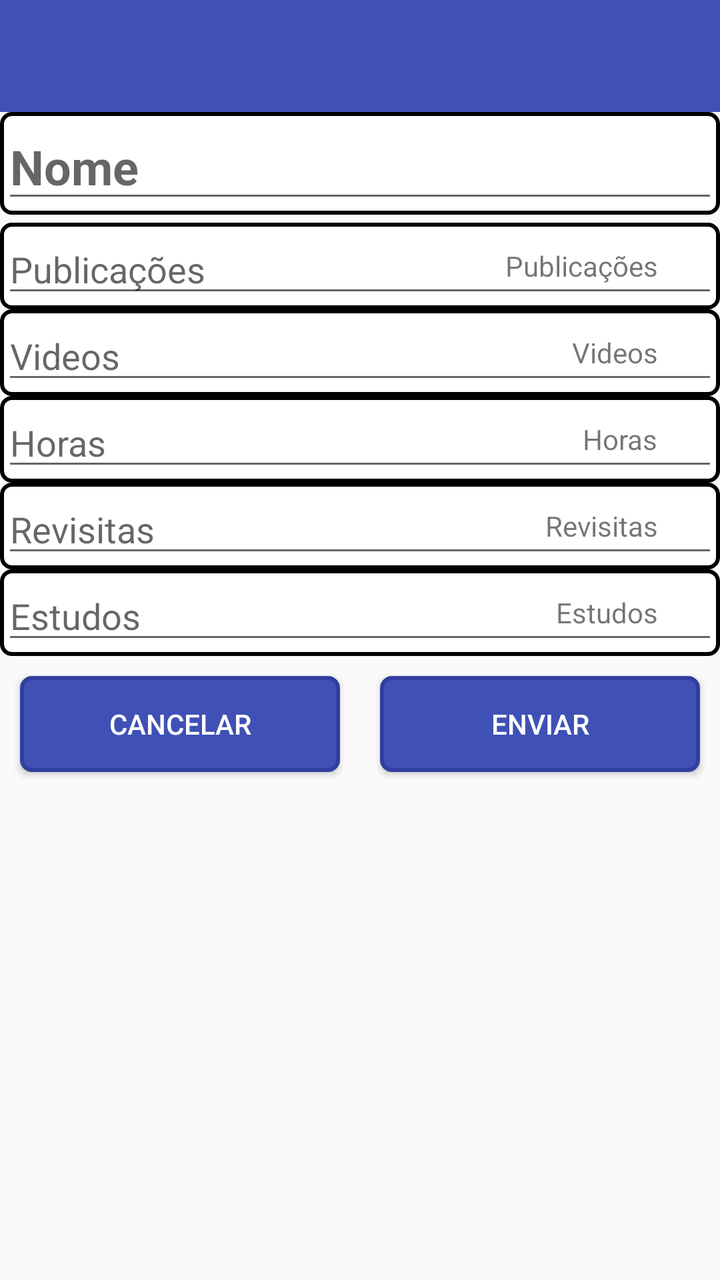
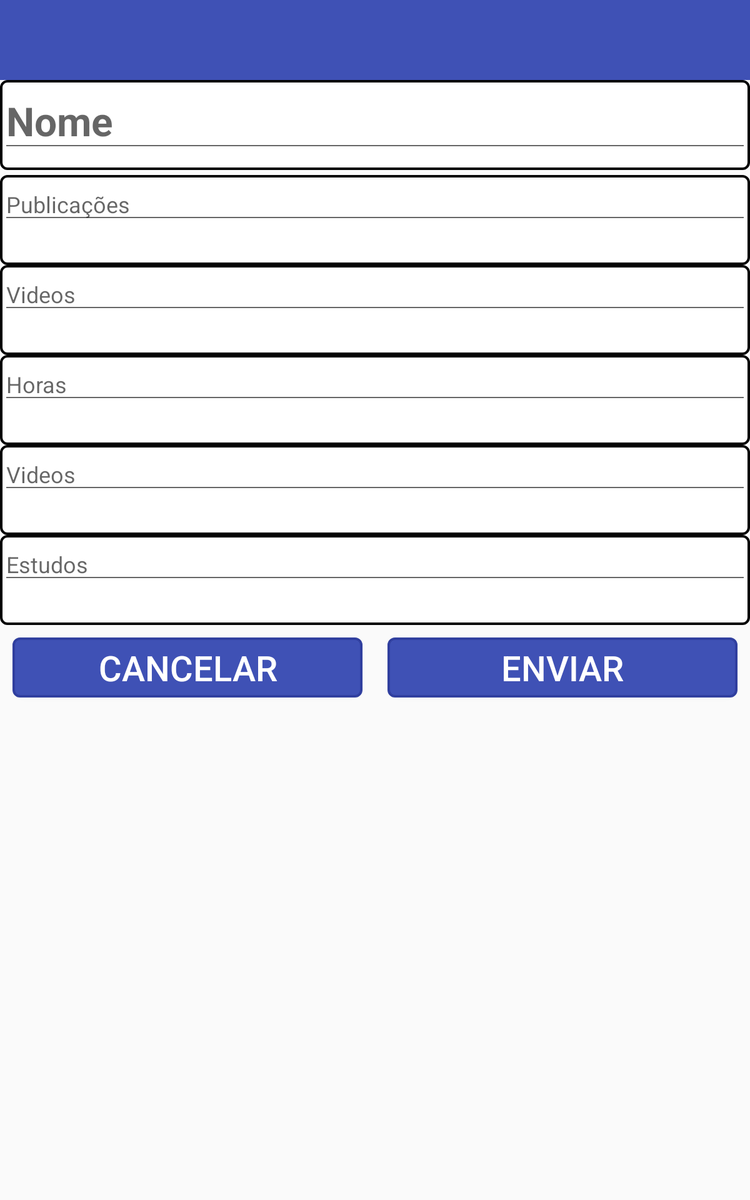

An Android layout and its configuration variant, each rendered on a device that would load it. The default file and the variant file are quoted in full after the pictures.
<!-- AndroidManifest.xml: application theme SplashScreenTheme -->
<!-- res/layout/activity_relatorio.xml -->
<?xml version="1.0" encoding="utf-8"?>
<LinearLayout xmlns:android="http://schemas.android.com/apk/res/android"
    xmlns:tools="http://schemas.android.com/tools"
    android:id="@+id/activity_relatorio"
    android:layout_width="match_parent"
    android:layout_height="match_parent"
    android:orientation="vertical"
    tools:context="br.com.anagnostou.publisher.telas.RelatorioActivity">

    <include
        android:id="@+id/relatorio_toolbar"
        layout="@layout/app_bar" />

    <ScrollView
        android:layout_width="match_parent"
        android:layout_height="wrap_content">

        <LinearLayout
            android:layout_width="match_parent"
            android:layout_height="wrap_content"
            android:orientation="vertical">


            <RelativeLayout
                android:layout_width="match_parent"
                android:layout_height="wrap_content"
                android:layout_margin="@dimen/marginRelatorio"
                android:background="@drawable/rounded_border">

                <AutoCompleteTextView
                    android:id="@+id/etPublicador"
                    android:layout_width="match_parent"
                    android:layout_height="wrap_content"
                    android:completionThreshold="1"
                    android:hint="@string/publicador"
                    android:imeOptions="actionNext"
                    android:inputType="textVisiblePassword"
                    android:textSize="24sp"
                    android:textStyle="bold" />

                <Button
                    android:id="@+id/clearPublicador"
                    android:layout_width="@dimen/clearBig"
                    android:layout_height="@dimen/clearBig"
                    android:layout_alignParentEnd="true"

                    android:layout_alignParentRight="true"
                    android:layout_centerVertical="true"
                    android:background="@drawable/clear_text"
                    android:focusable="false" />
            </RelativeLayout>

            <LinearLayout
                android:layout_width="match_parent"
                android:layout_height="wrap_content"
                android:layout_margin="@dimen/marginRelatorio"
                android:orientation="horizontal">

                <Spinner
                    android:id="@+id/spMes"
                    android:layout_width="0dp"
                    android:layout_height="wrap_content"
                    android:layout_marginEnd="3sp"
                    android:layout_marginRight="3sp"
                    android:layout_weight="1"
                    android:background="@drawable/rounded_border" />

                <Spinner
                    android:id="@+id/spAno"
                    android:layout_width="0dp"
                    android:layout_height="wrap_content"
                    android:layout_marginLeft="3sp"
                    android:layout_marginStart="3sp"
                    android:layout_weight="1"
                    android:background="@drawable/rounded_border" />

            </LinearLayout>

            <Spinner
                android:id="@+id/spModalidade"
                android:layout_width="match_parent"
                android:layout_height="wrap_content"
                android:layout_margin="@dimen/marginRelatorio"
                android:background="@drawable/rounded_border" />

            <RelativeLayout
                android:layout_width="match_parent"
                android:layout_height="wrap_content"
                android:layout_margin="@dimen/marginRelatorio"
                android:background="@drawable/rounded_border">

                <EditText
                    android:id="@+id/etPublicacoes"
                    android:layout_width="match_parent"
                    android:layout_height="wrap_content"
                    android:digits="0123456789"
                    android:hint="@string/publicacoes"
                    android:imeOptions="actionNext"
                    android:inputType="number" />

                <TextView
                    android:layout_width="wrap_content"
                    android:layout_height="match_parent"
                    android:layout_centerVertical="true"
                    android:layout_toLeftOf="@+id/clearPublicacoes"
                    android:layout_toStartOf="@+id/clearPublicacoes"
                    android:text="@string/publicacoes" />

                <Button
                    android:id="@+id/clearPublicacoes"
                    android:layout_width="@dimen/clearBig"
                    android:layout_height="@dimen/clearBig"
                    android:layout_alignParentEnd="true"
                    android:layout_alignParentRight="true"
                    android:layout_centerVertical="true"
                    android:background="@drawable/clear_text"
                    android:focusable="false" />


            </RelativeLayout>

            <RelativeLayout
                android:layout_width="match_parent"
                android:layout_height="wrap_content"
                android:layout_margin="@dimen/marginRelatorio"
                android:background="@drawable/rounded_border">

                <EditText
                    android:id="@+id/etVideos"
                    android:layout_width="match_parent"
                    android:layout_height="wrap_content"
                    android:digits="0123456789"
                    android:hint="@string/videos"
                    android:imeOptions="actionNext"
                    android:inputType="number" />

                <TextView
                    android:layout_width="wrap_content"
                    android:layout_height="match_parent"
                    android:layout_centerVertical="true"
                    android:layout_toLeftOf="@+id/clearVideos"
                    android:layout_toStartOf="@+id/clearVideos"
                    android:text="@string/videos" />

                <Button
                    android:id="@+id/clearVideos"
                    android:layout_width="@dimen/clearBig"
                    android:layout_height="@dimen/clearBig"
                    android:layout_alignParentEnd="true"
                    android:layout_alignParentRight="true"
                    android:layout_centerVertical="true"
                    android:background="@drawable/clear_text"
                    android:focusable="false" />
            </RelativeLayout>

            <RelativeLayout
                android:layout_width="match_parent"
                android:layout_height="wrap_content"
                android:layout_margin="@dimen/marginRelatorio"
                android:background="@drawable/rounded_border">

                <EditText
                    android:id="@+id/etHoras"
                    android:layout_width="match_parent"
                    android:layout_height="wrap_content"
                    android:digits="0123456789"
                    android:hint="@string/horas"
                    android:imeOptions="actionNext"
                    android:inputType="number" />

                <TextView
                    android:layout_width="wrap_content"
                    android:layout_height="match_parent"
                    android:layout_centerVertical="true"
                    android:layout_toLeftOf="@+id/clearHoras"
                    android:layout_toStartOf="@+id/clearHoras"
                    android:text="@string/horas" />


                <Button
                    android:id="@+id/clearHoras"
                    android:layout_width="@dimen/clearBig"
                    android:layout_height="@dimen/clearBig"
                    android:layout_alignParentEnd="true"
                    android:layout_alignParentRight="true"
                    android:layout_centerVertical="true"
                    android:background="@drawable/clear_text"
                    android:focusable="false" />
            </RelativeLayout>

            <RelativeLayout
                android:layout_width="match_parent"
                android:layout_height="wrap_content"
                android:layout_margin="@dimen/marginRelatorio"
                android:background="@drawable/rounded_border">

                <EditText
                    android:id="@+id/etRevisitas"
                    android:layout_width="match_parent"
                    android:layout_height="wrap_content"
                    android:digits="0123456789"
                    android:hint="@string/revisitas"
                    android:imeOptions="actionNext"
                    android:inputType="number" />

                <TextView
                    android:layout_width="wrap_content"
                    android:layout_height="match_parent"
                    android:layout_centerVertical="true"
                    android:layout_toLeftOf="@+id/clearRevisitas"
                    android:layout_toStartOf="@+id/clearRevisitas"
                    android:text="@string/revisitas" />

                <Button
                    android:id="@+id/clearRevisitas"
                    android:layout_width="@dimen/clearBig"
                    android:layout_height="@dimen/clearBig"
                    android:layout_alignParentEnd="true"
                    android:layout_alignParentRight="true"
                    android:layout_centerVertical="true"
                    android:background="@drawable/clear_text"
                    android:focusable="false" />
            </RelativeLayout>

            <RelativeLayout
                android:layout_width="match_parent"
                android:layout_height="wrap_content"
                android:layout_margin="@dimen/marginRelatorio"
                android:background="@drawable/rounded_border">

                <EditText
                    android:id="@+id/etEstudos"
                    android:layout_width="match_parent"
                    android:layout_height="wrap_content"
                    android:digits="0123456789"
                    android:hint="@string/estudos"
                    android:imeOptions="actionNext"
                    android:inputType="number" />

                <TextView
                    android:layout_width="wrap_content"
                    android:layout_height="match_parent"
                    android:layout_centerVertical="true"
                    android:layout_toLeftOf="@+id/clearEstudos"
                    android:layout_toStartOf="@+id/clearEstudos"
                    android:text="@string/estudos" />

                <Button
                    android:id="@+id/clearEstudos"
                    android:layout_width="@dimen/clearBig"
                    android:layout_height="@dimen/clearBig"
                    android:layout_alignParentEnd="true"
                    android:layout_alignParentRight="true"
                    android:layout_centerVertical="true"
                    android:background="@drawable/clear_text"
                    android:focusable="false" />
            </RelativeLayout>

            <LinearLayout
                android:layout_width="match_parent"
                android:layout_height="wrap_content"
                android:layout_margin="@dimen/marginRelatorio"
                android:orientation="horizontal">

                <Button
                    android:id="@+id/btnRelatorioCancel"
                    android:layout_width="0dp"
                    android:layout_height="wrap_content"
                    android:layout_margin="10dp"
                    android:layout_weight="1"
                    android:background="@drawable/btn_bg2"
                    android:text="@string/cancelar"
                    android:textColor="@color/btn_color" />

                <Button
                    android:id="@+id/btnRelatorioSend"
                    android:layout_width="0dp"
                    android:layout_height="wrap_content"
                    android:layout_margin="10dp"
                    android:layout_weight="1"
                    android:background="@drawable/btn_bg2"
                    android:text="@string/enviarM"
                    android:textColor="@color/btn_color" />
            </LinearLayout>

        </LinearLayout>
    </ScrollView>
</LinearLayout>
<!-- res/layout/app_bar.xml (included above) -->
<?xml version="1.0" encoding="utf-8"?>
<android.support.v7.widget.Toolbar
    android:layout_width="match_parent"
    android:layout_height="?attr/actionBarSize"
    xmlns:app="http://schemas.android.com/apk/res-auto"
    android:background="?attr/colorPrimary"
    app:layout_scrollFlags="scroll|enterAlways"
    app:popupTheme="@style/ThemeOverlay.AppCompat.Light"
    app:theme="@style/ThemeOverlay.AppCompat.Dark"
    xmlns:android="http://schemas.android.com/apk/res/android"
    android:padding="0dp"
    />
<!-- resources referenced by this layout -->
<resources>
  <dimen name="clearBig">30dp</dimen>
  <!-- drawable btn_bg2 (drawable) -->
  <?xml version="1.0" encoding="utf-8"?>
  <selector xmlns:android="http://schemas.android.com/apk/res/android">
  
      <item android:state_pressed="true">
          <shape android:shape="rectangle">
              <solid android:color="@color/colorAccent" />
              <corners android:radius="20dp" />
  
          </shape>
      </item>
  
      <item android:drawable="@drawable/rounde_btn2" />
  </selector>
  <!-- drawable rounded_border (drawable) -->
  <?xml version="1.0" encoding="utf-8"?>
  <shape xmlns:android="http://schemas.android.com/apk/res/android"
         android:shape="rectangle">
  
      <stroke
          android:width="2dp"
          android:color="@color/black"/>
  
      <corners
          android:radius="5dp"
          />
  
      <padding
          android:left="1dp"
          android:top="1dp"
          android:right="1dp"
          android:bottom="1dp"
          />
      <solid android:color="#fff" />
  </shape>
  <string name="cancelar">CANCELAR</string>
  <string name="enviarM">ENVIAR</string>
  <string name="estudos">Estudos</string>
  <string name="horas">Horas</string>
  <string name="publicacoes">Publicações</string>
  <string name="publicador">Nome</string>
  <string name="revisitas">Revisitas</string>
  <string name="videos">Videos</string>
  <style name="SplashScreenTheme" parent="AppTheme.NoActionBar">
          <item name="android:windowFullscreen">true</item>
      </style>
  <color name="colorAccent">#FF4081</color>
  <!-- drawable rounde_btn2 (drawable) -->
  <?xml version="1.0" encoding="utf-8"?>
  <shape xmlns:android="http://schemas.android.com/apk/res/android"
      android:shape="rectangle">
  
      <stroke
          android:width="2dp"
          android:color="@color/colorPrimaryDark" />
  
      <corners android:radius="5dp" />
  
  
      <solid android:color="@color/colorPrimary" />
  
  </shape>
  <color name="black">#000</color>
  <style name="AppTheme.NoActionBar">
          <item name="windowActionBar">false</item>
          <item name="windowNoTitle">true</item>
      </style>
  <color name="colorPrimaryDark">#303f9f</color>
  <color name="colorPrimary">#3f51b5</color>
</resources>
<!-- res/layout-large/activity_relatorio.xml (the repository's variant of the layout above) -->
<!-- drawn on a 7-inch tablet held upright -->
<?xml version="1.0" encoding="utf-8"?>
<LinearLayout xmlns:android="http://schemas.android.com/apk/res/android"
    xmlns:tools="http://schemas.android.com/tools"
    android:id="@+id/activity_relatorio"
    android:layout_width="match_parent"
    android:layout_height="match_parent"
    android:orientation="vertical"
    tools:context="br.com.anagnostou.publisher.telas.RelatorioActivity">

    <include
        android:id="@+id/relatorio_toolbar"
        layout="@layout/app_bar" />

    <RelativeLayout
        android:layout_width="match_parent"
        android:layout_height="wrap_content"
        android:layout_margin="@dimen/marginRelatorioG"
        android:background="@drawable/rounded_border">

        <AutoCompleteTextView
            android:id="@+id/etPublicador"
            android:layout_width="match_parent"
            android:layout_height="wrap_content"
            android:completionThreshold="1"
            android:hint="@string/publicador"
            android:inputType="textVisiblePassword"
            android:imeOptions="actionNext"
            style="@style/relatorioInputGe"
            android:textSize="32sp"
            android:textStyle="bold" />

        <Button
            android:id="@+id/clearPublicador"
            android:layout_width="@dimen/clearBigger2"
            android:layout_height="@dimen/clearBigger2"
            android:layout_alignParentEnd="true"
            android:layout_centerVertical="true"
            android:background="@drawable/clear_text"
            android:focusable="false" />
    </RelativeLayout>

    <LinearLayout
        android:layout_width="match_parent"
        android:layout_height="wrap_content"
        android:layout_margin="@dimen/marginRelatorioG"
        android:orientation="horizontal">

        <Spinner

            android:id="@+id/spMes"
            android:layout_width="0dp"
            android:layout_height="wrap_content"
            android:layout_marginEnd="3sp"
            android:layout_weight="1"
            android:background="@drawable/rounded_border"
           />

        <Spinner
            android:id="@+id/spAno"
            android:layout_width="0dp"
            android:layout_height="wrap_content"
            android:layout_marginStart="3sp"
            android:layout_weight="1"
            android:background="@drawable/rounded_border" />

    </LinearLayout>

    <Spinner

        android:id="@+id/spModalidade"
        android:layout_width="match_parent"
        android:layout_height="wrap_content"
        android:layout_margin="@dimen/marginRelatorioG"
        android:background="@drawable/rounded_border" />


    <RelativeLayout
        android:layout_width="match_parent"
        android:layout_height="wrap_content"
        android:layout_margin="@dimen/marginRelatorioG"
        android:background="@drawable/rounded_border">

        <EditText
            style="@style/relatorioInputGe"
            android:id="@+id/etPublicacoes"
            android:layout_width="match_parent"
            android:layout_height="wrap_content"
            android:digits="0123456789"
            android:hint="@string/publicacoes"
            android:imeOptions="actionNext"
            android:inputType="number" />

        <Button

            android:id="@+id/clearPublicacoes"
            android:layout_width="@dimen/clearBigger2"
            android:layout_height="@dimen/clearBigger2"
            android:layout_alignParentEnd="true"
            android:layout_centerVertical="true"
            android:background="@drawable/clear_text"
            android:focusable="false" />
    </RelativeLayout>

    <RelativeLayout
        android:layout_width="match_parent"
        android:layout_height="wrap_content"
        android:layout_margin="@dimen/marginRelatorioG"
        android:background="@drawable/rounded_border">

        <EditText
            style="@style/relatorioInputGe"
            android:id="@+id/etVideos"
            android:layout_width="match_parent"
            android:layout_height="wrap_content"
            android:digits="0123456789"
            android:hint="@string/videos"
            android:imeOptions="actionNext"
            android:inputType="number" />

        <Button
            android:id="@+id/clearVideos"
            android:layout_width="@dimen/clearBigger2"
            android:layout_height="@dimen/clearBigger2"
            android:layout_alignParentEnd="true"
            android:layout_centerVertical="true"
            android:background="@drawable/clear_text"
            android:focusable="false" />
    </RelativeLayout>

    <RelativeLayout
        android:layout_width="match_parent"
        android:layout_height="wrap_content"
        android:layout_margin="@dimen/marginRelatorioG"
        android:background="@drawable/rounded_border">

        <EditText
            style="@style/relatorioInputGe"
            android:id="@+id/etHoras"
            android:layout_width="match_parent"
            android:layout_height="wrap_content"
            android:digits="0123456789"
            android:hint="@string/horas"
            android:imeOptions="actionNext"
            android:inputType="number" />

        <Button
            android:id="@+id/clearHoras"
            android:layout_width="@dimen/clearBigger2"
            android:layout_height="@dimen/clearBigger2"
            android:layout_alignParentEnd="true"
            android:layout_centerVertical="true"
            android:background="@drawable/clear_text"
            android:focusable="false" />
    </RelativeLayout>

    <RelativeLayout
        android:layout_width="match_parent"
        android:layout_height="wrap_content"
        android:layout_margin="@dimen/marginRelatorioG"
        android:background="@drawable/rounded_border">

        <EditText
            style="@style/relatorioInputGe"
            android:id="@+id/etRevisitas"
            android:layout_width="match_parent"
            android:layout_height="wrap_content"
            android:digits="0123456789"
            android:hint="@string/videos"
            android:imeOptions="actionNext"
            android:inputType="number" />

        <Button
            android:id="@+id/clearRevisitas"
            android:layout_width="@dimen/clearBigger2"
            android:layout_height="@dimen/clearBigger2"
            android:layout_alignParentEnd="true"
            android:layout_centerVertical="true"
            android:background="@drawable/clear_text"
            android:focusable="false" />
    </RelativeLayout>

    <RelativeLayout
        android:layout_width="match_parent"
        android:layout_height="wrap_content"
        android:layout_margin="@dimen/marginRelatorioG"
        android:background="@drawable/rounded_border">

        <EditText
            style="@style/relatorioInputGe"
            android:id="@+id/etEstudos"
            android:layout_width="match_parent"
            android:layout_height="wrap_content"
            android:digits="0123456789"
            android:hint="@string/estudos"
            android:imeOptions="actionNext"
            android:inputType="number" />

        <Button
            android:id="@+id/clearEstudos"
            android:layout_width="@dimen/clearBigger2"
            android:layout_height="@dimen/clearBigger2"
            android:layout_alignParentEnd="true"
            android:layout_centerVertical="true"
            android:background="@drawable/clear_text"
            android:focusable="false" />
    </RelativeLayout>
    <LinearLayout
        android:layout_margin="@dimen/marginRelatorioG"
        android:layout_width="match_parent"
        android:layout_height="wrap_content"
        android:orientation="horizontal">
        <Button
            android:layout_width="0dp"
            android:layout_weight="1"
            android:layout_height="wrap_content"
            android:text="@string/cancelar"
            android:id="@+id/btnRelatorioCancel"
            android:background="@drawable/btn_bg2"
            android:textColor="@color/btn_color"
            android:layout_margin="10dp"
            android:textSize="28sp"
            />
        <Button
            android:layout_width="0dp"
            android:layout_weight="1"
            android:layout_height="wrap_content"
            android:text="@string/enviarM"
            android:id="@+id/btnRelatorioSend"
            android:background="@drawable/btn_bg2"
            android:textColor="@color/btn_color"
            android:layout_margin="10dp"
            android:textSize="28sp"/>
    </LinearLayout>

</LinearLayout>
<!-- resources referenced by the variant -->
<!-- as a 7-inch tablet held upright resolves them -->
<resources>
  <dimen name="clearBigger2">70dp</dimen>
  <!-- drawable btn_bg2 (drawable) -->
  <?xml version="1.0" encoding="utf-8"?>
  <selector xmlns:android="http://schemas.android.com/apk/res/android">
  
      <item android:state_pressed="true">
          <shape android:shape="rectangle">
              <solid android:color="@color/colorAccent" />
              <corners android:radius="20dp" />
  
          </shape>
      </item>
  
      <item android:drawable="@drawable/rounde_btn2" />
  </selector>
  <!-- drawable rounded_border (drawable) -->
  <?xml version="1.0" encoding="utf-8"?>
  <shape xmlns:android="http://schemas.android.com/apk/res/android"
         android:shape="rectangle">
  
      <stroke
          android:width="2dp"
          android:color="@color/black"/>
  
      <corners
          android:radius="5dp"
          />
  
      <padding
          android:left="1dp"
          android:top="1dp"
          android:right="1dp"
          android:bottom="1dp"
          />
      <solid android:color="#fff" />
  </shape>
  <string name="cancelar">CANCELAR</string>
  <string name="enviarM">ENVIAR</string>
  <string name="estudos">Estudos</string>
  <string name="horas">Horas</string>
  <string name="publicacoes">Publicações</string>
  <string name="publicador">Nome</string>
  <string name="videos">Videos</string>
  <style name="SplashScreenTheme" parent="AppTheme.NoActionBar">
          <item name="android:windowFullscreen">true</item>
      </style>
  <color name="colorAccent">#FF4081</color>
  <!-- drawable rounde_btn2 (drawable) -->
  <?xml version="1.0" encoding="utf-8"?>
  <shape xmlns:android="http://schemas.android.com/apk/res/android"
      android:shape="rectangle">
  
      <stroke
          android:width="2dp"
          android:color="@color/colorPrimaryDark" />
  
      <corners android:radius="5dp" />
  
  
      <solid android:color="@color/colorPrimary" />
  
  </shape>
  <color name="black">#000</color>
  <style name="AppTheme.NoActionBar">
          <item name="windowActionBar">false</item>
          <item name="windowNoTitle">true</item>
      </style>
  <color name="colorPrimaryDark">#303f9f</color>
  <color name="colorPrimary">#3f51b5</color>
</resources>
